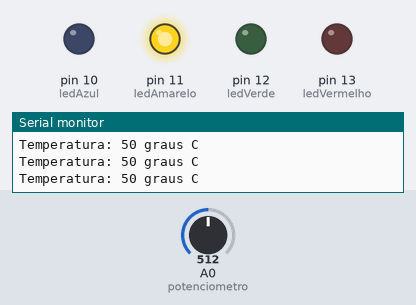
The sketch below on a simulated Arduino Uno, built with avr-gcc and run on an emulated ATmega328P. On the bench: output pins drawn as LEDs (lit = HIGH), the last lines printed to the serial monitor. Dashed ring = blinking. Inputs (shaded band) come from the test bench; at power-on: A0 (potenciometro) = 512.

Above: at 1.2 s.
1.3 s: A0 (potenciometro) set to 595
2.8 s: A0 (potenciometro) set to 631
At 3.6 s:
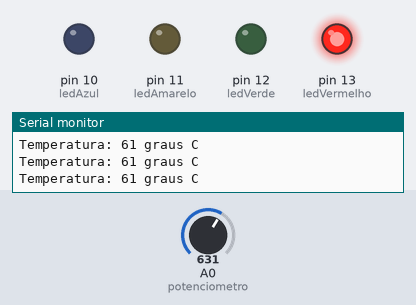
4.3 s: A0 (potenciometro) set to 817
5.8 s: A0 (potenciometro) set to 836
At 6.2 s:
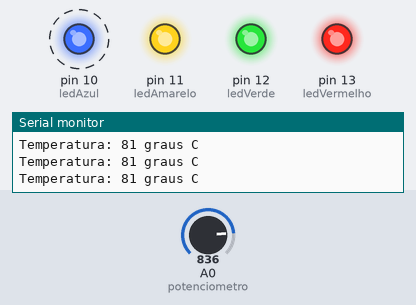
8.8 s: A0 (potenciometro) set to 306
At 9.3 s:
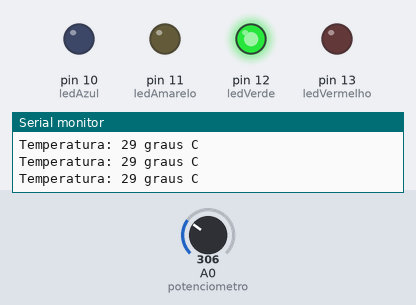
10.3 s: A0 (potenciometro) set to 399
11.8 s: A0 (potenciometro) set to 425
At 13.3 s:
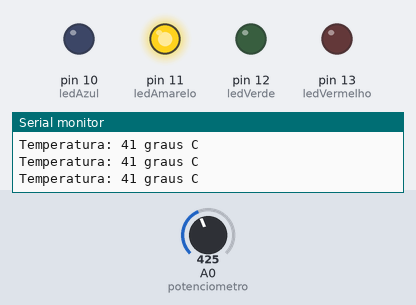
Timing chart, 0 to 14.3 s (numbered marks = the images above; inputs shaded):
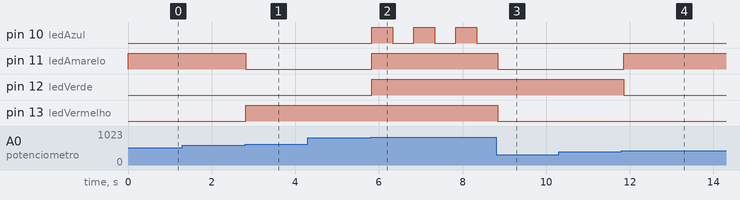

Measured:
- the behaviour switches between 613 and 614 on A0 (potenciometro) (found by bisection; images 0 and 1)
- the behaviour switches between 828 and 829 on A0 (potenciometro) (found by bisection; images 1 and 2)
- the behaviour switches between 409 and 410 on A0 (potenciometro) (found by bisection; images 3 and 4)
- after the input at 2.8 s, pin 11 (ledAmarelo): HIGH → LOW at once; pin 13 (ledVermelho): LOW → HIGH at once
- after the input at 5.8 s, pin 10 (ledAzul): alternates HIGH for 0.50 s and LOW for 0.50 s, starting at once; pin 11 (ledAmarelo), pin 12 (ledVerde): LOW → HIGH at once
- after the input at 8.8 s, pin 10 (ledAzul): stays LOW (without the input it goes to HIGH after 0.04 s); pin 11 (ledAmarelo), pin 13 (ledVermelho): HIGH → LOW at once
- after the input at 11.8 s, pin 11 (ledAmarelo): LOW → HIGH after 0.06 s; pin 12 (ledVerde): HIGH → LOW after 0.06 s

The sketch:

potenciomentro_controle_de_temperatura.ino
```cpp
const int potenciometro = A0;

const int ledVerde = 12;
const int ledAmarelo = 11;
const int ledVermelho = 13;
const int ledAzul = 10;

unsigned long tempoAnterior = 0;
const unsigned long intervalo = 500;

bool estadoAzul = false;

void setup() {
  pinMode(ledVerde, OUTPUT);
  pinMode(ledAmarelo, OUTPUT);
  pinMode(ledVermelho, OUTPUT);
  pinMode(ledAzul, OUTPUT);

  Serial.begin(9600);
}

void loop() {
  int leitura = analogRead(potenciometro);

  int temperatura = map(leitura, 0, 1023, 0, 100);

  Serial.print("Temperatura: ");
  Serial.print(temperatura);
  Serial.println(" graus C");

  digitalWrite(ledVerde, LOW);
  digitalWrite(ledAmarelo, LOW);
  digitalWrite(ledVermelho, LOW);

  if (temperatura < 40) {
    digitalWrite(ledVerde, HIGH);
    digitalWrite(ledAzul, LOW);
    estadoAzul = false;
  }

  else if (temperatura < 60) {
    digitalWrite(ledAmarelo, HIGH);
    digitalWrite(ledAzul, LOW);
    estadoAzul = false;
  }

  else if (temperatura <= 80) {
    digitalWrite(ledVermelho, HIGH);
    digitalWrite(ledAzul, LOW);
    estadoAzul = false;
  }

  else {
    digitalWrite(ledVerde, HIGH);
    digitalWrite(ledAmarelo, HIGH);
    digitalWrite(ledVermelho, HIGH);

    unsigned long tempoAtual = millis();

    if (tempoAtual - tempoAnterior >= intervalo) {
      tempoAnterior = tempoAtual;
      estadoAzul = !estadoAzul;
    }

    digitalWrite(ledAzul, estadoAzul);
  }

  delay(100);
}
```
